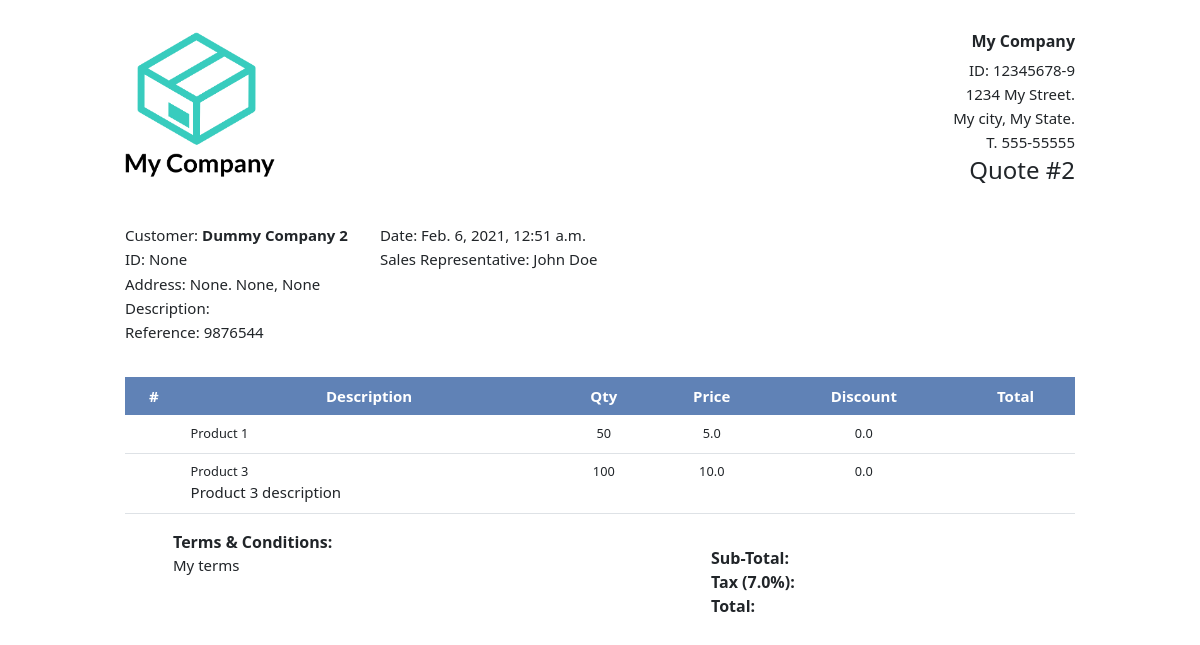
/view-quote/2 (signed in), run on the app's committed database.
### quote/models.py (models this page shows, shortened)
class UserCompany(models.Model):
    user = models.OneToOneField(User, on_delete=PROTECT, related_name="user_company")
    name = models.CharField(max_length=50)
    legal_id = models.CharField(max_length=50, blank=True, null=True)
    address = models.CharField(max_length=100, blank=True, null=True)
    city = models.CharField(max_length=50, blank=True, null=True)
    state = models.CharField(max_length=50, blank=True, null=True)
    phone = models.CharField(max_length=50, blank=True, null=True)
    logo = models.ImageField(default='default-logo.png', upload_to='company_logos')
    laguange = models.CharField(max_length=15, choices=[('english', 'English'), ('spanish', 'Spanish')], default="English")
    class Meta:
        verbose_name_plural = "Users Companies"

class Quote(models.Model):
    creator = models.ForeignKey(User, on_delete=PROTECT, related_name="quote_creator")
    reference = models.CharField(max_length=50, blank=True, null=True)
    description = models.CharField(max_length=50, blank=True, null=True)
    creation_date = models.DateTimeField(auto_now_add=True)
    edit_date = models.DateTimeField(auto_now=True)
    products = models.ManyToManyField("Product", blank=True)
    company = models.ForeignKey(
        Company, on_delete=PROTECT, related_name="company_quoted"
    )
    contact = models.ForeignKey(
        Contact, on_delete=PROTECT, related_name="contact_quoted", blank=True, null=True
    )
    terms = models.TextField(blank=True, null=True)
    tax = models.FloatField(blank=True, null=True)
    internal_note = models.TextField(blank=True, null=True)

class Company(models.Model):
    name = models.CharField(max_length=20, unique=True)
    legal_id = models.CharField(max_length=10, null=True, blank=True, unique=True)
    email = models.EmailField(blank=True, null=True)
    phone = models.CharField(max_length=12, blank=True, null=True)
    mobile = models.CharField(max_length=12, blank=True, null=True)
    category = models.ForeignKey(
        Category, on_delete=PROTECT, related_name="company_category"
    )
    address = models.CharField(max_length=100, blank=True, null=True)
    city = models.CharField(max_length=50, blank=True, null=True)
    state = models.CharField(max_length=50, blank=True, null=True)
    country = models.CharField(max_length=50, blank=True, null=True)
    creator = models.ForeignKey(User, on_delete=PROTECT, related_name="company_creator")
    editor = models.ForeignKey(
        User, on_delete=PROTECT, related_name="company_editor", blank=True, null=True
    )
    creation_date = models.DateTimeField(auto_now_add=True)
    edit_date = models.DateTimeField(auto_now=True)
    class Meta:
        verbose_name_plural = "Companies"

class User(AbstractUser):
    pass

class Product(models.Model):
    pn = models.CharField(max_length=50, unique=True)
    brand = models.ForeignKey(Brand, on_delete=PROTECT, related_name="brand_name")
    title = models.CharField(max_length=100)
    description = models.TextField(blank=True, null=True)
    list_price = models.IntegerField(blank=True, null=True)
    multiplier = models.DecimalField(
        max_digits=5, decimal_places=3, null=True, blank=True
    )
    stock = models.IntegerField(blank=True, null=True, default=0)
    creator = models.ForeignKey(User, on_delete=PROTECT, related_name="product_creator")
    editor = models.ForeignKey(
        User, on_delete=PROTECT, related_name="product_editor", blank=True, null=True
    )
    creation_date = models.DateTimeField(auto_now_add=True)
    edit_date = models.DateTimeField(auto_now=True)
    note = models.TextField(blank=True, null=True)

class QuotedProduct(models.Model):
    quote = models.ForeignKey(Quote, on_delete=CASCADE, related_name="original_quote")
    product = models.ForeignKey(
        Product, on_delete=PROTECT, related_name="original_product"
    )
    description = models.TextField(blank=True, null=True)
    qty = models.IntegerField(blank=True, null=True)
    price = models.FloatField(blank=True, null=True)
    discount = models.FloatField(blank=True, null=True)
    hidden = models.BooleanField(default=False)
    def serialize(self):
        return {
            "id": self.pk,
            "pn": self.product.pn,
            "title": self.product.title,
            "description": self.description,
            "qty": self.qty,
            "price": self.price,
            "discount": self.discount,
            "hidden": self.hidden,
        }

### quote/views.py (the view)
# urls.py: path("view-quote/<int:quote_id>", views.view_quote, name="view-quote"),
def view_quote(request, quote_id):
    quote = Quote.objects.get(pk=quote_id)
    products = QuotedProduct.objects.filter(quote=quote)
    user = request.user
    company = UserCompany.objects.get(pk=user.id)
    return render(
        request,
        "quote/view-quote.html",
        {
            "quote": quote,
            "products": [product.serialize() for product in products],
            "company": company,
        },
    )

### quote/templates/quote/view-quote.html (shortened to what this page needs)
{% extends 'quote/layout.html' %}
{% load static %}
{% block body %}
<div class="view-quote-body">
    <div class="company-info">
        <div class="general-info-left">
            <img src="{{ company.logo.url }}" alt="company-logo" width="150px">
        </div>
        <div class="general-info-right">
            <div>
                <h6><strong>{{company.name}}</strong></h6>
                <p class="company-details">ID: {{company.legal_id}}</p>
                <p class="company-details">{{company.address}}.</p>
                <p class="company-details">{{company.city}}, {{company.state}}.</p>
                <p class="company-details">T. {{company.phone}}</p>
                <h4 id="quote-id">Quote #{{ quote.pk }}</h4>
            </div>
        </div>
    </div>
    <div class="customer-info">
        <div class="customer-info-left">
            <div>
                <p>Customer: <strong>{{quote.company.name}}</strong></p>
                <p class="customer-details">ID: {{quote.company.legal_id}}</p>
                <p class="customer-details">Address: {{quote.company.address}}. {{quote.company.city}}, {{quote.company.state}}</p>
                <p class="customer-details">Description: {{quote.description}}</p>
                <p class="customer-details">Reference: {{quote.reference}}</p>
            </div>
        </div>
        <div class="customer-info-right">
            <div>
                <p>Date: {{quote.creation_date}}</p>
                <p>Sales Representative: {{quote.creator.first_name}} {{quote.creator.last_name}}</p>
            </div>
        </div>
    </div>
    <table class='table'>
        <thead>
            <tr>
                <th>#</th>
                <th>Description</th>
                <th>Qty</th>
                <th>Price</th>
                <th>Discount</th>
                <th>Total</th>
            </tr>
        </thead>
        <tbody>
            {% for product in products %}
                {% if product.hidden %}
                    <tr class="product-row" hidden>
                        <th></th>
                        <td class="row-description">
                            <div>{{ product.title }}</div>
                            <div>{{ product.description|linebreaks }}</div>
                        </td>
                        <td class='qty'>{{product.qty}}</td>
                        <td class='price'>{{product.price}}</td>
                        <td class='discount'>{{product.discount}}</td>
                        <td>
                            <div class="amount"></div>
                        </td>
                    </tr>
                {% else %}
                    <tr class="product-row">
                        <th class="row-number"></th>
                        <td class="row-description">
                            <div>{{ product.title }}</div>
                            <div>{{ product.description|linebreaks }}</div>
                        </td>
                        <td class='qty'>{{product.qty}}</td>
                        <td class='price'>{{product.price}}</td>
                        <td class='discount'>{{product.discount}}</td>
                        <td>
                        </td>
                    </tr>
                {% endif %}
            {% endfor %}
        </tbody>
    </table>
    <div class="terms-and-total">
        <div class="terms">
            <div><strong>Terms & Conditions:</strong></div>
            <div>{{quote.terms|linebreaks}}</div>
        </div>
        <div class="totals">
            <div class="totaling-div">
                <div class="total-label">Sub-Total:</div>
            </div>
            <div class="totaling-div">
                <div class="total-label">Tax ({{quote.tax}}%):</div>
            </div>
            <div class="totaling-div">
                <div class="total-label">Total:</div>
            </div>
        </div>
    </div>
</div>
<link rel="stylesheet" type="text/css" href="{% static 'quote/css/view-quote.css' %}">
{% endblock body %}

### quote/static/quote/css/main.css (style rules this page uses)
* { box-sizing: border-box; }
body { margin-bottom: 2rem; }
thead tr { background-color: #6082B6; color: white; text-align: center; }
tbody td, input[type='number'], textarea, select { font-size: 0.8rem !important; padding: 0; text-align: center; }
.totals { padding: 1rem; }

### quote/static/quote/css/view-quote.css (style rules this page uses)
.view-quote-body { max-width: 950px; margin: 2rem auto 0 auto; }
@media (min-width: 850px) { p { font-size: 15px; margin-bottom: 0.1rem; } }
@media (min-width: 850px) { .company-info { display: flex; justify-content: space-between; text-align: end; margin-bottom: 2rem; } }
@media (min-width: 850px) { .customer-info-right { text-align: left; margin-left: 2rem; } }
@media (min-width: 850px) { .totals { width: 40%; padding-right: 3rem; } }
@media (min-width: 850px) { .terms { padding-left: 3rem; } }
.customer-info p { margin-bottom: 0.1rem; }
.company-details { margin-bottom: 0.1rem; }
.customer-info { display: flex; margin-bottom: 2rem; }
table { margin-bottom: 2rem; }
thead { background-color: black; color: white; }
tr { font-size: 15px; }
.row-description { padding-right: 3rem; }
.terms-and-total { display: flex; justify-content: space-between; }
.totaling-div { display: flex; justify-content: space-between; font-weight: bold; }
.row-description { text-align: left; }
th { text-align: center; }
tbody td { text-align: center; }

### data on the page
UserCompany: logo (placeholder picture), name "My Company", legal_id "12345678-9", address "1234 My Street", city "My city", state "My State", phone "555-55555"
Quote: pk "2", company.name "Dummy Company 2", company.legal_id "None", company.address "None", company.city "None", company.state "None", reference "9876544", creation_date "Feb. 6, 2021, 12:51 a.m.", creator.first_name "John", creator.last_name "Doe", terms "My terms", tax "7.0"
Product: title "Product 1"
QuotedProduct: price "5.0", discount "0.0"
Product: title "Product 3"
QuotedProduct: description "Product 3 description", price "10.0", discount "0.0"

### other printed values
{{ product.qty }} "50" "100"
